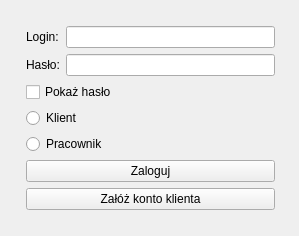
<?xml version="1.0" encoding="UTF-8"?>
<ui version="4.0">
 <class>MainWindow</class>
 <widget class="QMainWindow" name="MainWindow">
  <property name="geometry">
   <rect>
    <x>0</x>
    <y>0</y>
    <width>299</width>
    <height>236</height>
   </rect>
  </property>
  <property name="sizePolicy">
   <sizepolicy hsizetype="Expanding" vsizetype="Expanding">
    <horstretch>0</horstretch>
    <verstretch>0</verstretch>
   </sizepolicy>
  </property>
  <property name="minimumSize">
   <size>
    <width>299</width>
    <height>236</height>
   </size>
  </property>
  <property name="maximumSize">
   <size>
    <width>299</width>
    <height>236</height>
   </size>
  </property>
  <property name="windowTitle">
   <string>MainWindow</string>
  </property>
  <widget class="QWidget" name="centralWidget">
   <widget class="QWidget" name="layoutWidget">
    <property name="geometry">
     <rect>
      <x>15</x>
      <y>15</y>
      <width>271</width>
      <height>211</height>
     </rect>
    </property>
    <layout class="QVBoxLayout" name="verticalLayout_3">
     <item>
      <layout class="QGridLayout" name="gridLayout">
       <item row="0" column="1">
        <widget class="QLineEdit" name="login"/>
       </item>
       <item row="0" column="0">
        <widget class="QLabel" name="label_4">
         <property name="text">
          <string>Login:</string>
         </property>
        </widget>
       </item>
       <item row="1" column="0">
        <widget class="QLabel" name="label_5">
         <property name="text">
          <string>Hasło:</string>
         </property>
        </widget>
       </item>
       <item row="1" column="1">
        <widget class="QLineEdit" name="haslo"/>
       </item>
      </layout>
     </item>
     <item>
      <widget class="QCheckBox" name="pokaz_haslo">
       <property name="text">
        <string>Pokaż hasło</string>
       </property>
      </widget>
     </item>
     <item>
      <widget class="QRadioButton" name="radioKlient">
       <property name="text">
        <string>Klient</string>
       </property>
      </widget>
     </item>
     <item>
      <widget class="QRadioButton" name="radioPracownik">
       <property name="text">
        <string>Pracownik</string>
       </property>
      </widget>
     </item>
     <item>
      <widget class="QPushButton" name="zaloguj">
       <property name="text">
        <string>Zaloguj</string>
       </property>
      </widget>
     </item>
     <item>
      <widget class="QPushButton" name="konto">
       <property name="text">
        <string>Załóż konto klienta</string>
       </property>
      </widget>
     </item>
    </layout>
   </widget>
  </widget>
 </widget>
 <layoutdefault spacing="6" margin="11"/>
 <resources/>
 <connections/>
</ui>
